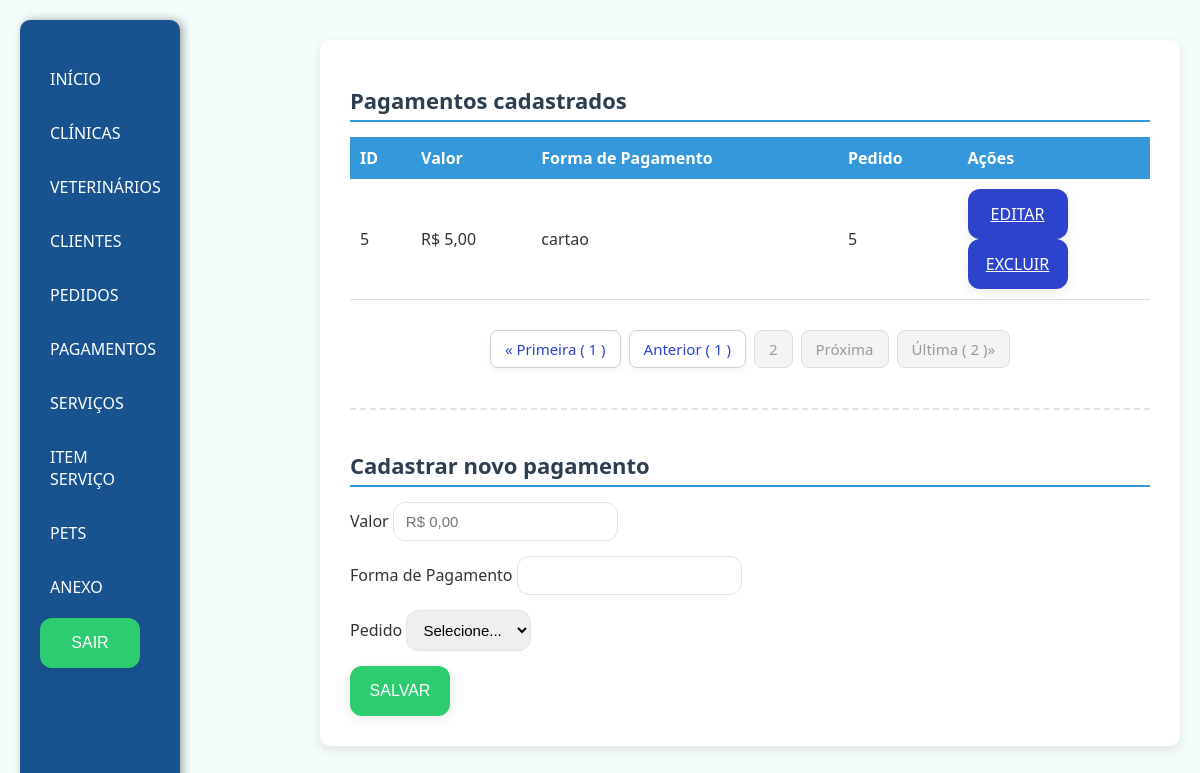
Screenshot of /pagamento/?pc=2 (signed in) with the database file from the repository.
### app/models.py (models this page shows, shortened)
class Pagamento(models.Model):
    valor = models.DecimalField(max_digits=10, decimal_places=2)
    formaPagamento = models.CharField(max_length=50)
    idPedido = models.ForeignKey(Pedido, on_delete=models.CASCADE)

class Pedido(models.Model):
    dataPedido = models.DateTimeField(auto_now_add=True)
    valorTotal = models.DecimalField(max_digits=10, decimal_places=2, default=0)
    idCliente = models.ForeignKey(Cliente, on_delete=models.SET_NULL, null=True)
    idPet = models.ForeignKey(Pet, on_delete=models.SET_NULL, null=True)
    idVeterinario = models.ForeignKey(Veterinario, on_delete=models.SET_NULL, null=True)
    anexos = models.BooleanField(null=True)

### app/views.py (the view)
# urls.py: path('pagamento/', views.pagamento, name='pagamento'),
@login_required
def pagamento(request):
    pagamentos = Pagamento.objects.all().order_by('-id')
    pc = request.GET.get('pc', 1)
    listaPagamentos = Paginator(pagamentos, 3).get_page(pc)
    formulario = CadastroPagamento_MF(request.POST or None)
    pedidos_abertos = []
    for pedido in Pedido.objects.all():
        total_pago = Pagamento.objects.filter(idPedido=pedido).aggregate(Sum('valor'))['valor__sum'] or 0
        if total_pago < pedido.valorTotal:
            pedidos_abertos.append(pedido)
    formulario.fields['idPedido'].queryset = Pedido.objects.filter(id__in=[p.id for p in pedidos_abertos])
    if request.method == 'POST' and formulario.is_valid():
        formulario.save()
        return redirect('pagamento')
    return render(request, 'pagamento/pagamento.html', {
        "pagamentos": listaPagamentos,
        "formulario": formulario,
        "pedidos_abertos": pedidos_abertos,  # usaremos no JS
    })

### app/forms.py
class CadastroPagamento_MF(forms.ModelForm):
    class Meta:
        model = Pagamento
        fields = '__all__'
        widgets = {
            "valor": forms.NumberInput(attrs={"class": "formulario","step": "0.01","placeholder": "R$ 0,00"}),
            "formaPagamento": forms.TextInput(attrs={"class": "formulario"}),
            "idPedido": forms.Select(attrs={"class": "formulario"}),
        }

### app/templates/pagamento/pagamento.html (shortened to what this page needs)
{% extends 'base.html' %}
{% load static %}
{% load l10n %}
{% block estiloCss %}
<link rel="stylesheet" href="{% static 'css/padrao.css' %}">
{% endblock %}
{% block conteudo %}
<div>
    <h1>Pagamentos cadastrados</h1>
    <table>
        <thead>
            <tr>
                <th>ID</th>
                <th>Valor</th>
                <th>Forma de Pagamento</th>
                <th>Pedido</th>
                <th>Ações</th>
            </tr>
        </thead>
        <tbody>
            {% for pagamento in pagamentos %}
            <tr>
                <td>{{ pagamento.id }}</td>
                <td>R$ {{ pagamento.valor }}</td>
                <td>{{ pagamento.formaPagamento }}</td>
                <td>{{ pagamento.idPedido.id }}</td>
                <td id="link">
                    <a class="btnA" href="{% url 'editarPagamento' pagamento.id %}">EDITAR</a>
                    <a class="btnA" href="{% url 'excluirPagamento' pagamento.id %}">EXCLUIR</a>
                </td>
            </tr>
            {% empty %}
            <tr>
                <td colspan="5">Nenhum pagamento cadastrado no sistema</td>
            </tr>
            {% endfor %}
        </tbody>
    </table>
   <nav aria-label="Page navigation">
    <ul class="pagination justify-content-center">
    {%if pagamentos.number == 1%}
      <li class="page-item disabled">
        <a class="page-link" href="#">&laquo; Primeira &#40 {{pagamentos.number}} &#41 </a>
      </li>
      <li class="page-item disabled">
        <a class="page-link" href="#">Anterior</a>
      </li>
      {% else %}
         <li class="page-item">
        <a class="page-link" href="{% url 'pagamento' %}?pc=1">&laquo; Primeira &#40 1 &#41 </a>
      </li>
      <li class="page-item">
        <a class="page-link" href="{% url 'pagamento' %}?pc={{pagamentos.previous_page_number}}">Anterior &#40 {{pagamentos.previous_page_number}} &#41</a>
      </li>
      {% endif %}
      <li class="page-item disabled">
        <a class="page-link" href="">{{pagamentos.number}}</a>
      </li>
      {%if pagamentos.paginator.num_pages == pagamentos.number%}
      <li class="page-item disabled">
        <a class="page-link" href="#">Próxima </a>
      </li>
      <li class="page-item disabled">
        <a class="page-link" href="#">Última &#40 {{pagamentos.paginator.num_pages}} &#41&raquo;</a>
      </li>
      {%endif%}
    </ul>
    </nav>
    <hr>
    <h1>Cadastrar novo pagamento</h1>
    <form method="POST">
        <div class="form-grupo">
            <label>Valor</label>
            {{ formulario.valor }}
        </div>
        <div class="form-grupo">
            <label>Forma de Pagamento</label>
            {{ formulario.formaPagamento }}
        </div>
        <div class="form-grupo">
            <label>Pedido</label>
           <select name="idPedido" id="id_idPedido" class="formulario">
                <option value="">Selecione...</option>
            </select>
        </div>
        <button type="submit">SALVAR</button>
    </form>
</div>
{% endblock %}

### app/static/css/base.css (style rules this page uses)
body { font-family: 'Segoe UI', sans-serif; background-color: #f4fdfc; margin: 0; padding: 20px; color: #333; display: flex; justify-content: space-between; }
form button { background-color: #2ecc71; color: #fff; border: none; padding: 12px 0; font-size: 16px; font-weight: 500; border-radius: 12px; cursor: pointer; transition: all 0.3s ease; box-shadow: 0 4px 12px rgba(0, 0, 0, 0.08); height: 50px; width: 100px; display: flex; align-items: center; justify-content: center; }

### app/static/css/padrao.css (style rules this page uses)
h1 { font-size: 22px; color: #2c3e50; margin-bottom: 15px; border-bottom: 2px solid #3498db; padding-bottom: 5px; }
table { width: 100%; border-collapse: collapse; margin-bottom: 30px; }
thead tr { background-color: #3498db; color: white; }
thead tr th { padding: 10px; text-align: left; }
tbody td { padding: 10px; border-bottom: 1px solid #ddd; }
form { display: flex; flex-direction: column; gap: 15px; }
form button { background-color: #2ecc71; color: #fff; border: none; padding: 12px 0; font-size: 16px; font-weight: 500; border-radius: 12px; cursor: pointer; transition: all 0.3s ease; box-shadow: 0 4px 12px rgba(0, 0, 0, 0.08); height: 50px; width: 100px; display: flex; align-items: center; justify-content: center; }
hr { margin: 40px 0; border: none; border-top: 1px solid #ccc; }
.btnA { background-color: #2e43cc; color: #fff; border: none; font-size: 16px; font-weight: 500; border-radius: 12px; cursor: pointer; transition: all 0.3s ease; box-shadow: 0 4px 12px rgba(0, 0, 0, 0.08); height: 50px; width: 100px; display: flex; align-items: center; justify-content: center; }
form label { font-weight: 500; margin-bottom: 5px; }
form input, form select, form textarea { padding: 10px 12px; border: 1px solid #e0e4e8; border-radius: 12px; font-size: 15px; outline: none; transition: all 0.3s ease; }
hr { border: none; border-top: 2px dashed #e0e4e8; margin: 40px 0; }
.pagination { display: flex; justify-content: center; align-items: center; list-style: none; padding-left: 0; margin: 30px 0; gap: 8px; flex-wrap: wrap; font-family: 'Segoe UI', sans-serif; }
.page-item { display: inline-block; }
.page-link { display: block; color: #2e43cc; background-color: #ffffff; border: 1px solid #d1d1d1; border-radius: 8px; padding: 8px 14px; font-size: 15px; font-weight: 500; text-decoration: none; transition: all 0.3s ease; box-shadow: 0 2px 6px rgba(0, 0, 0, 0.05); }
.page-item.disabled .page-link { color: #999; background-color: #f4f4f4; border-color: #ddd; cursor: not-allowed; box-shadow: none; }

### rows the page displays
Pagamento: id "5", valor "5,00", formaPagamento "cartao", idPedido.id "5"

### other values shown
{{ pagamentos.previous_page_number }} "1"
{{ pagamentos.number }} "2"
{{ pagamentos.paginator.num_pages }} "2"
